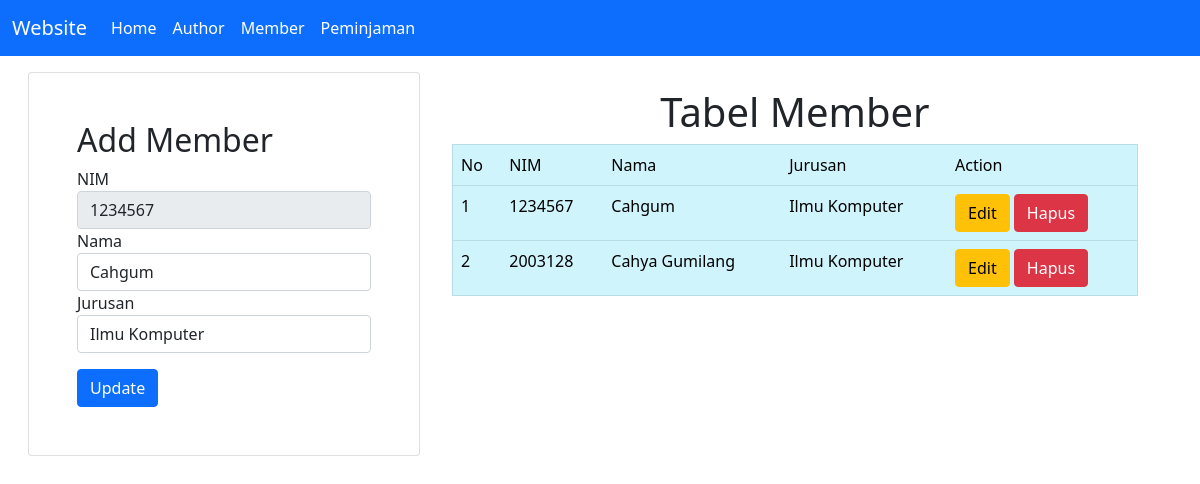
Screenshot of /member.php?id_edit=1234567 with the database file from the repository.
### tables this page shows
CREATE TABLE `member` (
  `nim` varchar(50) NOT NULL,
  `nama` varchar(100) NOT NULL,
  `jurusan` varchar(100) NOT NULL,
  PRIMARY KEY (`nim`)
);

### conf.php (called while the page is built)
<?php
$db_host = "localhost";
$db_user = "root";
$db_pass = "";
$db_name = "db_perpustakaan";
?>

### includes/DB.class.php (called while the page is built, shortened)
<?php
class DB
{
    var $db_host = "";
    var $db_user = "";
    var $db_pass = "";
    var $db_name = "";
    var $db_link = null;
    var $result = null;
    function __construct($db_host = '', $db_user = '', $db_pass = '', $db_name = '')
    {
        $this->db_host = $db_host;
        $this->db_user = $db_user;
        $this->db_pass = $db_pass;
        $this->db_name = $db_name;
    }
    function open()
    {
        $this->db_link = mysqli_connect($this->db_host, $this->db_user, $this->db_pass, $this->db_name);
    }
    function execute($query = "")
    {
        $this->result = mysqli_query($this->db_link, $query);
        return $this->result;
    }
    function getResult()
    {
        return mysqli_fetch_array($this->result);
    }
}
?>

### includes/Member.class.php (called while the page is built, shortened)
<?php
class Member extends DB
{
    function getMember($nim = "")
    {
        if ($nim == "") {
            $query = "SELECT * FROM member";
            return $this->execute($query);
        }
        $query = "SELECT * FROM member WHERE nim='$nim'";
        return $this->execute($query);
    }
}

### member.php (the view, shortened to what this page needs)
<?php
include("conf.php");
include("includes/DB.class.php");
include("includes/Member.class.php");
$member = new Member($db_host, $db_user, $db_pass, $db_name);
$member->open();
$member->getMember();
$dataForm = null;
if (!empty($_GET['id_edit'])) {
    $id = $_GET['id_edit'];
    $member->getMember($id);
    list($nim, $nama, $jurusan) = $member->getResult();
    $dataForm .= '<div class="form-row">
                    <div class="form-group col">
                    <label for="nim">NIM</label>
                    <input type="text" class="form-control" name="nim1" value="'. $nim .'" disabled />
                    <input type="hidden" class="form-control" name="nim" value="'. $nim .'" required />
                    </div>
                </div>
                <div class="form-row">
                    <div class="form-group col">
                    <label for="nama">Nama</label>
                    <input type="text" class="form-control" name="nama" value="'. $nama .'" required />
                    </div>
                </div>
                <div class="form-row">
                    <div class="form-group col">
                    <label for="jurusan">Jurusan</label>
                    <input class="form-control" name="jurusan" value="'. $jurusan .'" required></input>
                    </div>
                </div>
                <button type="submit" name="update" class="btn btn-primary mt-3">Update</button>';
}
$data = null;
$no = 1;
$member->getMember();
while (list($nim, $nama, $jurusan) = $member->getResult()) {
    $data .= "<tr>
        <td>" . $no++ . "</td>
        <td>" . $nim . "</td>
        <td>" . $nama . "</td>
        <td>" . $jurusan . "</td>
        <td>
        <a href='member.php?id_edit=" . $nim .  "' class='btn btn-warning' '>Edit</a>
        <a href='member.php?id_hapus=" . $nim . "' class='btn btn-danger' '>Hapus</a>
        </td>
        </tr>";
}

### rows the page displays
member: nim1 "1234567", nama "Cahgum", jurusan "Ilmu Komputer", nim "1234567"
member: nim "2003128", nama "Cahya Gumilang", jurusan "Ilmu Komputer"

### other values shown
$this->content "Website Home Author Member Peminjaman Add Member Tabel Member No NIM Nama Jurusan Action"
